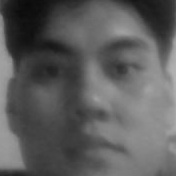
#> input picture iot_openDoor/dataset/User.1.1.jpg, 176 x 176 px, given in place of the camera
$ python testF.py
#> lines starting #> are read from the running program, lines starting #| are printed output that depends on the picture; after the words box and inside, x2 and y2 are one past the last pixel; in counts of white or black regions, pixels touching at a corner belong together
# -*- coding: utf-8 -*-
import cv2
import datetime
import time
import os


CAM_ID = 0
path = os.getcwd()
full_path=path + '/Save'
t= time.localtime()
name = datetime.datetime.now().strftime("%y%m%d_%H%M%S")
print(name)

def capture(camid = CAM_ID):

#> called with camid = 0
    cam = cv2.VideoCapture(camid)
    if cam.isOpened() == False:
        print ('cant open the cam (%d)' % camid)
        return None

    cv2.namedWindow('Face')

    face_cascade = cv2.CascadeClassifier()
    face_cascade.load('/usr/local/share/OpenCV/haarcascades/haarcascade_frontalface_default.xml')
    while(True):
        ret, frame = cam.read()
#> frame is the input picture: shape (176, 176, 3); min 9, max 177, mean 92.5

        grayframe = cv2.cvtColor(frame, cv2.COLOR_BGR2GRAY)
        grayframe = cv2.equalizeHist(grayframe)
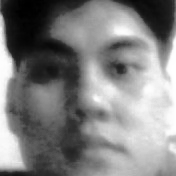
#> grayframe: shape (176, 176); min 0, max 255, mean 128.5

        if frame is None:
            print ('frame is not exist')
            return None

        faces = face_cascade.detectMultiScale(grayframe, 1.1, 3, 0, (30, 30))
#> faces = [[14, 9, 152, 152]]

        for (x,y,w,h) in faces:
            cv2.rectangle(frame,(x,y),(x+w,y+h),(0,255,0),3, 4, 0)
#> this loop made 1 pass
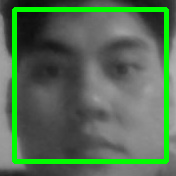
#> frame: shape (176, 176, 3); 9.78% of pixels changed, all inside (x1, y1, x2, y2) = (12, 7, 169, 164)

        cv2.imshow('Face',frame)

        # png로 압축 없이 영상 저장
        cv2.imwrite(os.path.join(full_path, name + '.jpg' ), frame, params=[cv2.IMWRITE_JPEG_QUALITY,100])
        #cv2.imwrite(name+'.jpg',frame, params=[cv2.IMWRITE_JPEG_QUALITY,100])

        time.sleep(1)
        break;

    cam.release()
    cv2.destroyWindow('Face')


def featureMatching():
    img1 = cv2.imread(path+'/face_save/test123.jpg',0)
    img2 = cv2.imread(path+'/Save/'+name+'.jpg',0)
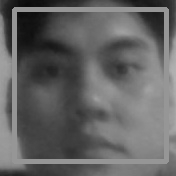
#> img2: shape (176, 176); min 9, max 177, mean 98.7
    res = None

    sift = cv2.xfeatures2d.SIFT_create()
#> (the run stopped early here; a loop or call above may not have finished)
